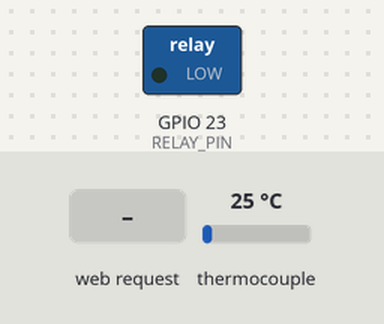
The sketch below on a simulated ESP32. On the bench: switched loads named in the sketch (green lamp = pin HIGH). The inputs (shaded band) are chosen by the test bench; at power-on: thermocouple 25 °C. WiFi joins after 1.5 s; servers stay silent unless stated; random numbers use the default seed unless the sketch sets one; what the sketch prints to the serial monitor is not drawn.

Above: at 3.1 s.
3.2 s: HTTP request GET /on received
At 4.1 s:
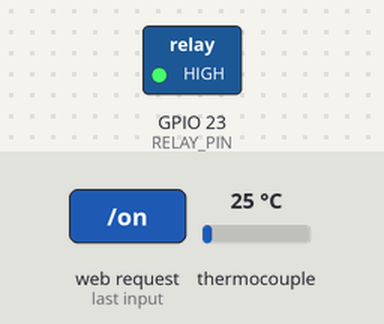
4.7 s: HTTP request GET / received
6.2 s: HTTP request GET /temperature received
Timing chart, 0 to 9.2 s (numbered marks = the images above; inputs shaded):
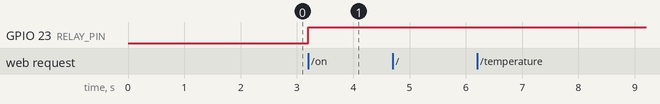

Measured:
- after the input at 3.2 s, GPIO 23 (RELAY_PIN): LOW → HIGH at once
- after the input at 4.7 s, every drawn part: stays the same
- after the input at 6.2 s, every drawn part: stays the same

The sketch:

Eco-Tochi.ino
```cpp
#include <WiFi.h>
#include <WebServer.h>
#include "max6675.h"   // Librería del MAX6675

// === Configura tu WiFi ===
const char* WIFI_SSID = "Megacable_2.4G_ECAC";
const char* WIFI_PASS = "Yy7ErPDa";

// Puerto del servidor HTTP
WebServer server(80);

// Estado de actuador lógico
bool deviceOn = false;

// ======================================================
// === FC-28: Sensor de humedad de suelo (analógico) ====
// ======================================================
const int SOIL_PIN = 34;   // pin ADC del ESP32 (cámbialo si usas otro)

// Valores de calibración (AJÚSTALOS con tus lecturas)
int SOIL_DRY = 3500;       // lectura en suelo muy seco
int SOIL_WET = 1300;       // lectura en suelo muy húmedo

// ======================================================
// === MAX6675: Termopar tipo K para temperatura ========
// ======================================================
// Pines (puedes cambiarlos si quieres)
int thermoSO  = 19;   // SO / DO del MAX6675
int thermoCS  = 5;    // CS del MAX6675
int thermoCLK = 18;   // SCK del MAX6675

MAX6675 thermocouple(thermoCLK, thermoCS, thermoSO);

// ======================================================
// === RELÉ controlado por /on y /off ===================
// ======================================================
const int RELAY_PIN = 23;   // GPIO para el relé (cámbialo si quieres)

// ----------------- UTILIDADES -----------------
int getRandom4to10() {
  return random(4, 10);
}

// Utilidad: envía JSON con encabezados correctos
void sendJson(int code, const String& payload) {
  server.sendHeader("Access-Control-Allow-Origin", "*");           // CORS simple
  server.sendHeader("Access-Control-Allow-Methods", "GET, OPTIONS");
  server.sendHeader("Access-Control-Allow-Headers", "Content-Type");
  server.send(code, "application/json", payload);
}

// Construye un JSON mínimo (sin librerías externas)
String makeJson(const String& endpoint, const String& dataJson) {
  unsigned long ts = millis();
  String s = "{";
  s += "\"ok\":true,";
  s += "\"endpoint\":\"" + endpoint + "\",";
  s += "\"data\":" + dataJson + ",";
  s += "\"ts\":" + String(ts);
  s += "}";
  return s;
}

// === Rutas ===
void handleRoot() {
  // DEBUG
  Serial.println("[HTTP] GET /");

  String info =
    "{"
      "\"ok\":true,"
      "\"endpoints\":[\"/temperature\",\"/humidity\",\"/ph\",\"/on\",\"/off\"],"
      "\"note\":\"API JSON para pruebas con sensores reales\""
    "}";
  sendJson(200, info);
}

// ======================================================
// === ENDPOINT /temperature usando MAX6675 =============
// ======================================================
void handleTemperature() {
  // DEBUG
  Serial.println("[HTTP] GET /temperature");

  double tempC = thermocouple.readCelsius();

  Serial.print("MAX6675 temp C: ");
  Serial.println(tempC);

  String data;

  if (isnan(tempC) || tempC < -50 || tempC > 1350) {
    data = "{";
    data += "\"message\":\"error reading temperature\",";
    data += "\"value\":null,";
    data += "\"units\":\"C\"";
    data += "}";
    sendJson(500, makeJson("temperature", data));
    return;
  }

  data = "{";
  data += "\"message\":\"thermocouple temperature\",";
  data += "\"value\":" + String(tempC, 2) + ",";
  data += "\"units\":\"C\"";
  data += "}";

  sendJson(200, makeJson("temperature", data));
}

// ======================================================
// === ENDPOINT /humidity usando FC-28 ==================
// ======================================================
void handleHumidity() {
  // DEBUG
  Serial.println("[HTTP] GET /humidity");

  int raw = analogRead(SOIL_PIN);

  Serial.print("FC-28 raw: ");
  Serial.println(raw);

  int rawClamped = constrain(raw, SOIL_WET, SOIL_DRY);

  int humidityPercent = map(rawClamped, SOIL_DRY, SOIL_WET, 0, 100);
  humidityPercent = constrain(humidityPercent, 0, 100);

  String data = "{";
  data += "\"message\":\"soil moisture\",";
  data += "\"raw\":" + String(raw) + ",";
  data += "\"value\":" + String(humidityPercent) + ",";
  data += "\"units\":\"%\"";
  data += "}";

  sendJson(200, makeJson("humidity", data));
}

void handlePh() {
  // DEBUG
  Serial.println("[HTTP] GET /ph");

  int r = getRandom4to10();
  String data = "{\"message\":\"testing ph\",\"value\":" + String(r) + ",\"units\":null}";
  sendJson(200, makeJson("ph", data));
}

// ======================================================
// === ENDPOINT /on: enciende relé ======================
// ======================================================
void handleOn() {
  // DEBUG
  Serial.println("[HTTP] GET /on  -> ENCENDER RELÉ");

  deviceOn = true;

  // Si tu relé es activo en LOW, cambia HIGH por LOW
  digitalWrite(RELAY_PIN, HIGH);

  String data = "{";
  data += "\"message\":\"relay on\",";
  data += "\"device_on\":true";
  data += "}";

  sendJson(200, makeJson("on", data));
}

// ======================================================
// === ENDPOINT /off: apaga relé ========================
// ======================================================
void handleOff() {
  // DEBUG
  Serial.println("[HTTP] GET /off -> APAGAR RELÉ");

  deviceOn = false;

  // Si tu relé es activo en LOW, cambia LOW por HIGH
  digitalWrite(RELAY_PIN, LOW);

  String data = "{";
  data += "\"message\":\"relay off\",";
  data += "\"device_on\":false";
  data += "}";

  sendJson(200, makeJson("off", data));
}

void handleNotFound() {
  // DEBUG
  Serial.print("[HTTP] 404 Not Found -> ");
  Serial.println(server.uri());

  String s = "{"
    "\"ok\":false,"
    "\"error\":\"Not Found\","
    "\"path\":\"" + server.uri() + "\""
  "}";
  sendJson(404, s);
}

void setup() {
  Serial.begin(115200);
  delay(300);

  randomSeed(esp_random());

  // FC-28 como entrada
  pinMode(SOIL_PIN, INPUT);

  // Relé como salida
  pinMode(RELAY_PIN, OUTPUT);
  digitalWrite(RELAY_PIN, LOW); // relé apagado al inicio

  Serial.println();
  Serial.println("== ESP32 HTTP JSON Server con FC-28 + MAX6675 + RELÉ ==");

  Serial.printf("Conectando a WiFi SSID: %s\n", WIFI_SSID);

  WiFi.mode(WIFI_STA);
  WiFi.begin(WIFI_SSID, WIFI_PASS);

  unsigned long start = millis();
  while (WiFi.status() != WL_CONNECTED) {
    delay(400);
    Serial.print(".");
    if (millis() - start > 20000) {
      Serial.println("\nNo se pudo conectar a WiFi. Reiniciando...");
      ESP.restart();
    }
  }

  Serial.printf("\nConectado. IP: %s\n", WiFi.localIP().toString().c_str());

  // Rutas
  server.on("/",          HTTP_GET, handleRoot);
  server.on("/temperature", HTTP_GET, handleTemperature);  // MAX6675
  server.on("/humidity",    HTTP_GET, handleHumidity);     // FC-28
  server.on("/ph",          HTTP_GET, handlePh);
  server.on("/on",          HTTP_GET, handleOn);           // Relé ON
  server.on("/off",         HTTP_GET, handleOff);          // Relé OFF

  server.onNotFound(handleNotFound);

  server.begin();
  Serial.println("Servidor HTTP iniciado.");
}

void loop() {
  server.handleClient();
}
```
